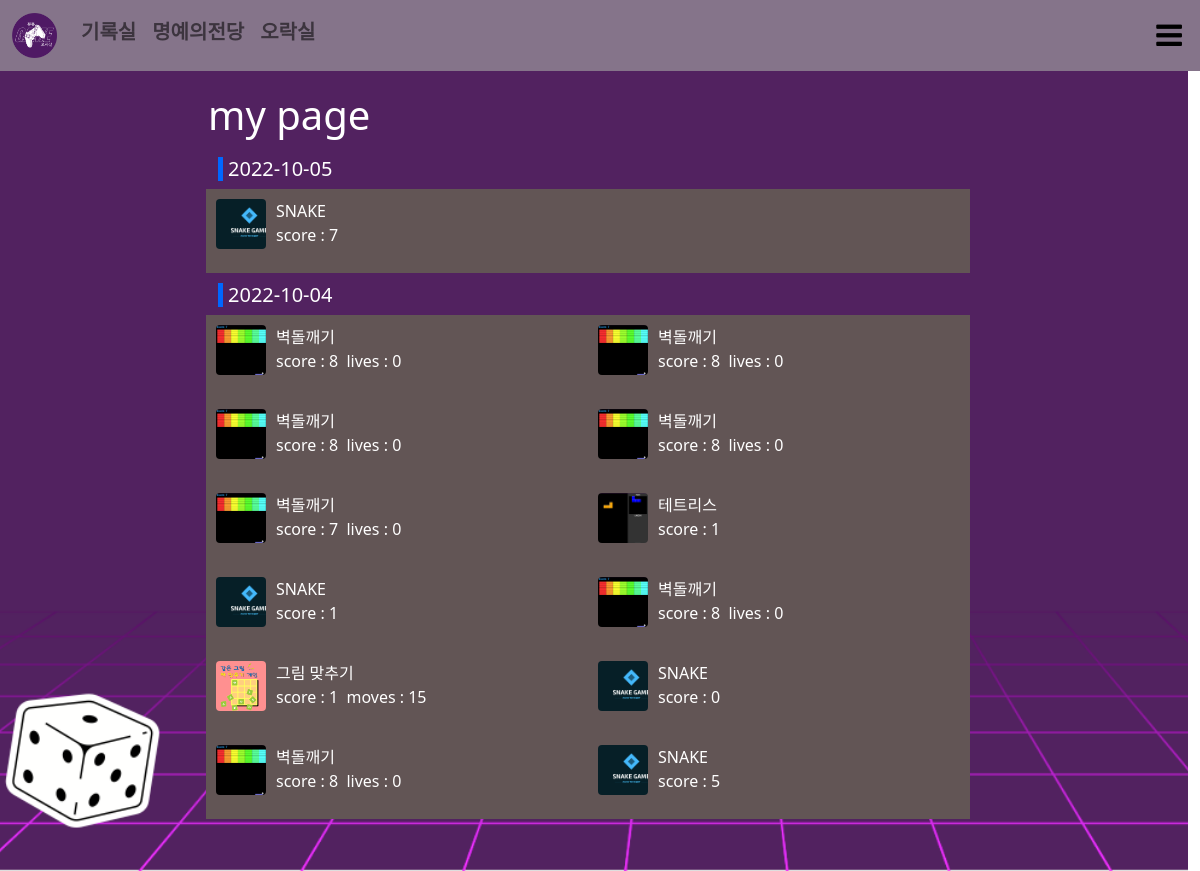
Page /mypage/ (signed in) on the committed database.
### games/models.py (models this page shows, shortened)
class Games(models.Model):
    id = models.BigAutoField(primary_key=True)
    title = models.CharField('타이틀', max_length=100)
    description = models.TextField('설명')
    game_html = models.CharField('게임html',max_length=100)
    img_src = models.CharField('이미지src', max_length=100, default='')
    is_show = models.BooleanField('show', default=True)
    insert_date = models.DateTimeField('insert date')
    update_date = models.DateTimeField('update date')
    show = ShowGames()
    all_games = AllGames()
    class Mete:
        verbose_name ="Game"
        verbose_name_plural = "Games"
        ordering = ['-insert_date']

### mypage/views.py (the view)
# urls.py: path('', views.MypageView.as_view(), name="myGameScoreList"),
class MypageView(TemplateView):
    template_name = 'mypage.html'
    def get(self, request, *args, **kwargs):
        user = get_object_or_404(User, username = request.user)
        scores = Score.objects.filter(user_id = user.id)
        mypages = {}
        for score in scores:
            game = Games.all_games.get(id=score.games_id.id)
            print(score.insert_date)
            print(datetime.strftime(score.insert_date, "%Y-%m-%d"))
            datetime_key = datetime.strftime(score.insert_date, "%Y-%m-%d")
            if mypages.get(datetime_key) is None:
                mypages[datetime_key] = []
            mypages[datetime_key].append({'scores' : json.loads(score.score_data), 'game':game})
        print(mypages)
        context = {'mypages' : mypages}
        return render(request, self.template_name, context)

### mypage/templates/mypage.html (shortened to what this page needs)
{% extends "base.html" %}
{% load static %}
{% block stylesheet %}
<link href="{% static 'css/mypage/mypage.css' %}" rel = "stylesheet">
{% endblock%}
{% block explain_contents %}
<div>
  <div>
    <h1>my page</h1>
  </div>
  <div style="padding:10px;">
    {% for key, value in mypages.items %}
    <div style="margin-bottom:10px;">
      <div class="mypage_date_title" >
       <h5 class="title">{{key}}</h5>
      </div>
      <div class="mypage_cont row">
        {% for datas in value %}
        <div class="mypage_cont_wrap col-6">
          <div class="mypage_cont_img" style="width:50px;height:50px;background-size:cover;background-repeat:no-repeat;background-image:url('/static/img/{{datas.game.img_src}}')">
          </div>
          <div class="mypage_cont_text">
            {{datas.game.title}}
            <div class="mypage_cont_score">
            {% for key, score in datas.scores.items %}
              <p>{{key}} : {{score}}</p>
            {% endfor %}
            </div>
          </div>
        </div>
        {% endfor %}
      </div>
    </div>
    {% endfor %}
  </div>
</div>
{% endblock explain_contents%}

### static/css/mypage/mypage.css (style rules this page uses)
.mypage_date_title { margin-bottom:5px; }
.mypage_date_title .title { padding-left:5px; border-left:5px solid #0067ff; }
.mypage_cont { background:#625555; }
.mypage_cont_wrap { display:flex; padding:10px; }
.mypage_cont_img { margin-right : 10px; border-radius: 4px; }
.mypage_cont_score { display:flex; }

### rows in the picture
Games: game.img_src (picture), game "SNAKE", scores "score" "score" "score" "score", scores "7" "1" "0" "5"
Games: game.img_src (picture), game "벽돌깨기", scores "score" "lives" "score" "lives" "score" "lives" "score" "lives" "score" "lives" "score" "lives" "score" "lives", scores "8" "0" "8" "0" "8" "0" "8" "0" "7" "0" "8" "0" "8" "0"
Games: game.img_src (picture), game "테트리스", scores "score", scores "1"
Games: game.img_src (picture), game "그림 맞추기", scores "score" "moves", scores "1" "15"

### other values in the picture
{{ key }} "2022-10-05" "2022-10-04"
